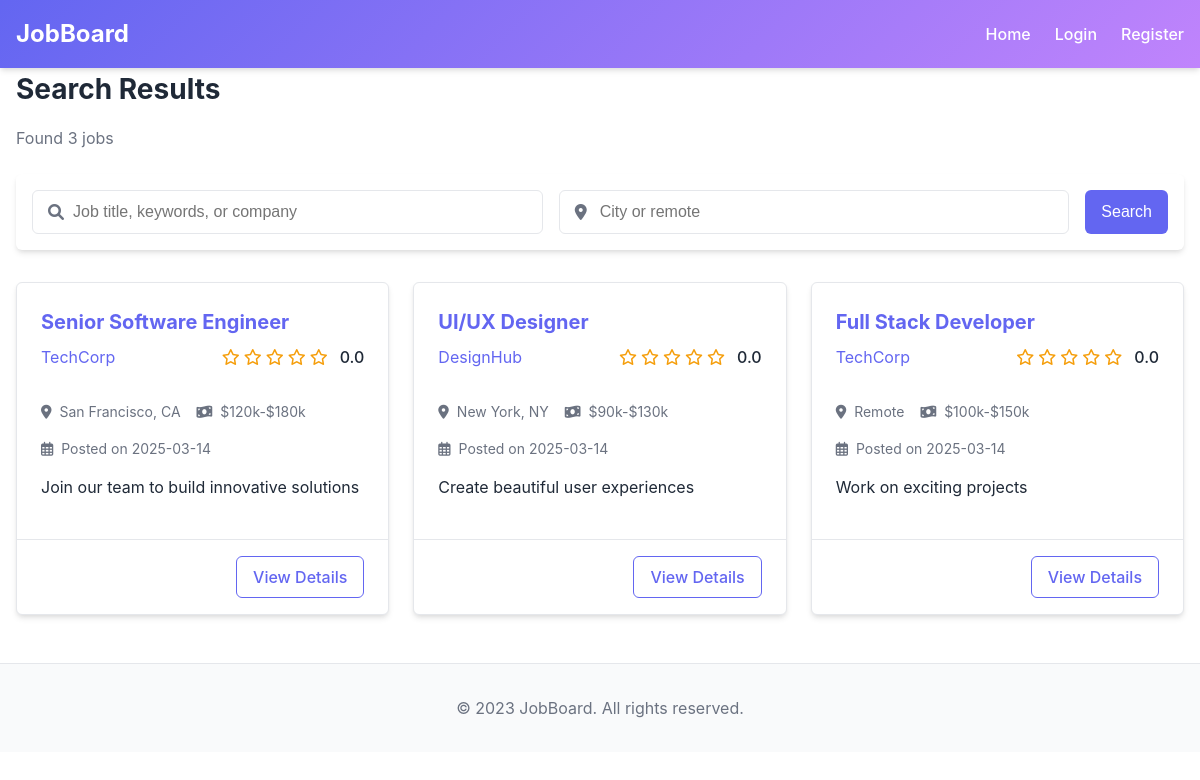
Screenshot of /search with the database file from the repository.
### tables this page shows
CREATE TABLE jobs (
    id INTEGER PRIMARY KEY AUTOINCREMENT,
    title TEXT NOT NULL,
    company_id INTEGER NOT NULL,
    location TEXT NOT NULL,
    description TEXT NOT NULL,
    requirements TEXT,
    salary_range TEXT,
    posted_date DATE NOT NULL,
    FOREIGN KEY (company_id) REFERENCES companies (id)
);

CREATE TABLE companies (
    id INTEGER PRIMARY KEY AUTOINCREMENT,
    name TEXT NOT NULL,
    description TEXT,
    website TEXT,
    location TEXT,
    created_at TIMESTAMP DEFAULT CURRENT_TIMESTAMP
);

### app.py (the view)
@app.route('/search')
def search():
    query = request.args.get('q', '')
    location = request.args.get('location', '')
    db = get_db()
    sql = '''
        SELECT jobs.*, companies.name as company_name,
        (SELECT AVG(rating) FROM company_ratings WHERE company_id = jobs.company_id) as avg_rating
        FROM jobs JOIN companies ON jobs.company_id = companies.id
        WHERE 1=1
    '''
    params = []
    if query:
        sql += ' AND (jobs.title LIKE ? OR jobs.description LIKE ? OR companies.name LIKE ?)'
        query_param = f'%{query}%'
        params.extend([query_param, query_param, query_param])
    if location:
        sql += ' AND jobs.location LIKE ?'
        params.append(f'%{location}%')
    sql += ' ORDER BY jobs.posted_date DESC'
    jobs = db.execute(sql, params).fetchall()
    return render_template('search_results.html', jobs=jobs, query=query, location=location)

### app.py (called while the page is built)
def get_db():
    db = getattr(g, '_database', None)
    if db is None:
        db = g._database = sqlite3.connect(app.config['DATABASE'])
        db.row_factory = sqlite3.Row
    return db

@app.teardown_appcontext
def close_connection(exception):
    db = getattr(g, '_database', None)
    if db is not None:
        db.close()

### templates/search_results.html (shortened to what this page needs)
{% extends 'layout.html' %}
{% block content %}
<div class="search-results">
    <div class="search-header">
        <h1>Search Results</h1>
        <div class="search-summary">
            {% if jobs|length > 0 %}
                <p>Found {{ jobs|length }} job{% if jobs|length != 1 %}s{% endif %}</p>
            {% else %}
                <p>No jobs found matching your criteria</p>
            {% endif %}
        </div>
        <form action="{{ url_for('search') }}" method="get" class="search-form">
            <div class="search-inputs">
                <div class="input-group">
                    <i class="fas fa-search"></i>
                    <input type="text" name="q" placeholder="Job title, keywords, or company" value="{{ query }}">
                </div>
                <div class="input-group">
                    <i class="fas fa-map-marker-alt"></i>
                    <input type="text" name="location" placeholder="City or remote" value="{{ location }}">
                </div>
                <button type="submit" class="btn btn-primary">Search</button>
            </div>
        </form>
    </div>
    <div class="jobs-container">
        {% for job in jobs %}
        <div class="job-card">
            <div class="job-card-header">
                <h3><a href="{{ url_for('job_detail', job_id=job['id']) }}">{{ job['title'] }}</a></h3>
                <div class="company-rating">
                    <a href="{{ url_for('company_detail', company_id=job['company_id']) }}">{{ job['company_name'] }}</a>
                    <div class="stars">
                        {% set avg_rating = job['avg_rating']|float or 0 %}
                        {% for i in range(5) %}
                            {% if i < avg_rating|int %}
                                <i class="fas fa-star"></i>
                            {% elif i < avg_rating and i >= avg_rating|int %}
                                <i class="fas fa-star-half-alt"></i>
                            {% else %}
                                <i class="far fa-star"></i>
                            {% endif %}
                        {% endfor %}
                        <span class="rating-value">{{ "%.1f"|format(avg_rating) }}</span>
                    </div>
                </div>
            </div>
            <div class="job-card-body">
                <div class="job-info">
                    <span><i class="fas fa-map-marker-alt"></i> {{ job['location'] }}</span>
                    {% if job['salary_range'] %}
                    <span><i class="fas fa-money-bill-wave"></i> {{ job['salary_range'] }}</span>
                    {% endif %}
                    <span><i class="far fa-calendar-alt"></i> Posted on {{ job['posted_date'] }}</span>
                </div>
                <p class="job-description">{{ job['description']|truncate(150) }}</p>
            </div>
            <div class="job-card-footer">
                <a href="{{ url_for('job_detail', job_id=job['id']) }}" class="btn btn-outline">View Details</a>
            </div>
        </div>
        {% endfor %}
    </div>
</div>
{% endblock %}

### static/css/style.css (style rules this page uses)
:root { --primary-color: #6366f1; --primary-dark: #4f46e5; --primary-light: #818cf8; --secondary-color: #c084fc; --secondary-dark: #a855f7; --secondary-light: #d8b4fe; --text-color: #1f2937; --text-light: #6b7280; --background-color: #ffffff; --background-alt: #f9fafb; --border-color: #e5e7eb; --success-color: #10b981; --error-color: #ef4444; --warning-color: #f59e0b; --info-color: #3b82f6; --shadow: 0 4px 6px -1px rgba(0, 0, 0, 0.1), 0 2px 4px -1px rgba(0, 0, 0, 0.06); --radius: 0.375rem; }
* { margin: 0; padding: 0; box-sizing: border-box; }
body { font-family: "Inter", -apple-system, BlinkMacSystemFont, "Segoe UI", Roboto, Oxygen, Ubuntu, Cantarell, "Open Sans", "Helvetica Neue", sans-serif; color: var(--text-color); line-height: 1.5; background-color: var(--background-color); }
a { color: var(--primary-color); text-decoration: none; transition: color 0.2s; }
.btn { display: inline-block; padding: 0.5rem 1rem; border-radius: var(--radius); font-weight: 500; text-align: center; cursor: pointer; transition: all 0.2s; border: none; font-size: 1rem; }
.btn-primary { background-color: var(--primary-color); color: white; }
.btn-outline { background-color: transparent; color: var(--primary-color); border: 1px solid var(--primary-color); }
.search-form { background-color: white; border-radius: var(--radius); padding: 1rem; box-shadow: var(--shadow); }
.search-inputs { display: flex; flex-wrap: wrap; gap: 1rem; }
.input-group { flex: 1; position: relative; min-width: 200px; }
.input-group i { position: absolute; left: 1rem; top: 50%; transform: translateY(-50%); color: var(--text-light); }
.input-group input { width: 100%; padding: 0.75rem 0.75rem 0.75rem 2.5rem; border: 1px solid var(--border-color); border-radius: var(--radius); font-size: 1rem; }
.jobs-container { display: grid; grid-template-columns: repeat(auto-fill, minmax(300px, 1fr)); gap: 1.5rem; }
.job-card { background-color: white; border-radius: var(--radius); box-shadow: var(--shadow); overflow: hidden; transition: transform 0.2s, box-shadow 0.2s; display: flex; flex-direction: column; border: 1px solid var(--border-color); }
.job-card-header { padding: 1.5rem 1.5rem 0.75rem; }
.job-card-header h3 { margin-bottom: 0.5rem; font-size: 1.25rem; }
.company-rating { display: flex; align-items: center; justify-content: space-between; margin-bottom: 0.5rem; }
.stars { display: flex; align-items: center; }
.stars i { color: var(--warning-color); margin-right: 0.25rem; }
.rating-value { margin-left: 0.5rem; font-weight: 500; }
.job-card-body { padding: 0.75rem 1.5rem 1.5rem; flex-grow: 1; }
.job-info { display: flex; flex-wrap: wrap; gap: 1rem; margin-bottom: 1rem; color: var(--text-light); font-size: 0.875rem; }
.job-info span { display: flex; align-items: center; }
.job-info i { margin-right: 0.5rem; }
.job-description { color: var(--text-color); margin-bottom: 1rem; }
.job-card-footer { padding: 1rem 1.5rem; border-top: 1px solid var(--border-color); display: flex; justify-content: flex-end; }
.search-results { margin-bottom: 3rem; }
.search-header { margin-bottom: 2rem; }
.search-header h1 { font-size: 1.75rem; margin-bottom: 1rem; }
.search-summary { margin-bottom: 1.5rem; color: var(--text-light); }

### rows the page displays
jobs: title "Senior Software Engineer", company_name "TechCorp", avg_rating "0.0", location "San Francisco, CA", salary_range "$120k-$180k", posted_date "2025-03-14", description "Join our team to build innovative solutions"
jobs: title "UI/UX Designer", company_name "DesignHub", avg_rating "0.0", location "New York, NY", salary_range "$90k-$130k", posted_date "2025-03-14", description "Create beautiful user experiences"
jobs: title "Full Stack Developer", company_name "TechCorp", avg_rating "0.0", location "Remote", salary_range "$100k-$150k", posted_date "2025-03-14", description "Work on exciting projects"

### other values shown
{{ jobs|length }} "3"
